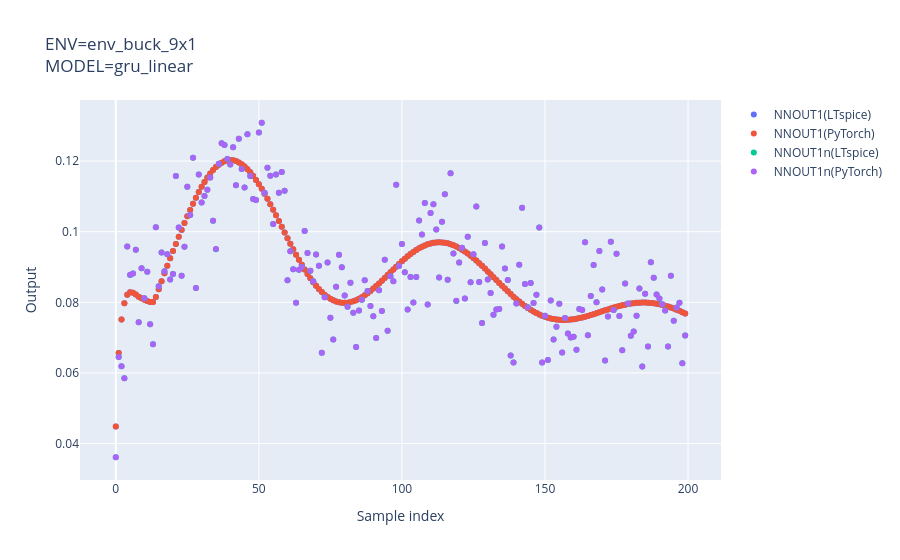

The notebook cell saved with this chart:
### Code cell
ENV_NAME = "env_buck_9x1"
MODEL_NAME = "gru_linear"
PY_FILENAME = ENV_NAME + '_' + MODEL_NAME     # output python file name
SP_FILENAME = ENV_NAME + '_' + MODEL_NAME     # output ltspice subcircuit name
actor = step1()
nnouts, nnouts_py, actions, actions_py = step2(actor)
step3(nnouts, nnouts_py, actions, actions_py)

### Figure 1 — Plotly figure (JSON) as saved in the notebook; plotly's stock layout.template omitted (floating-point values rounded to 4 significant figures; data arrays with more than 128 entries replaced by an {"elided": "..."} marker saying what was removed)
{"data": [{"mode": "markers", "name": "NNOUT1(LTspice)", "type": "scatter", "x": {"elided": "200 int values"}, "y": {"elided": "200 float values"}}, {"mode": "markers", "name": "NNOUT1(PyTorch)", "type": "scatter", "x": {"elided": "200 int values"}, "y": {"elided": "200 float values"}}, {"mode": "markers", "name": "NNOUT1n(LTspice)", "type": "scatter", "x": {"elided": "200 int values"}, "y": {"elided": "200 float values"}}, {"mode": "markers", "name": "NNOUT1n(PyTorch)", "type": "scatter", "x": {"elided": "200 int values"}, "y": {"elided": "200 float values"}}], "layout": {"title": {"text": "ENV=env_buck_9x1<br>MODEL=gru_linear"}, "xaxis": {"title": {"text": "Sample index"}}, "yaxis": {"title": {"text": "Output"}}}}
